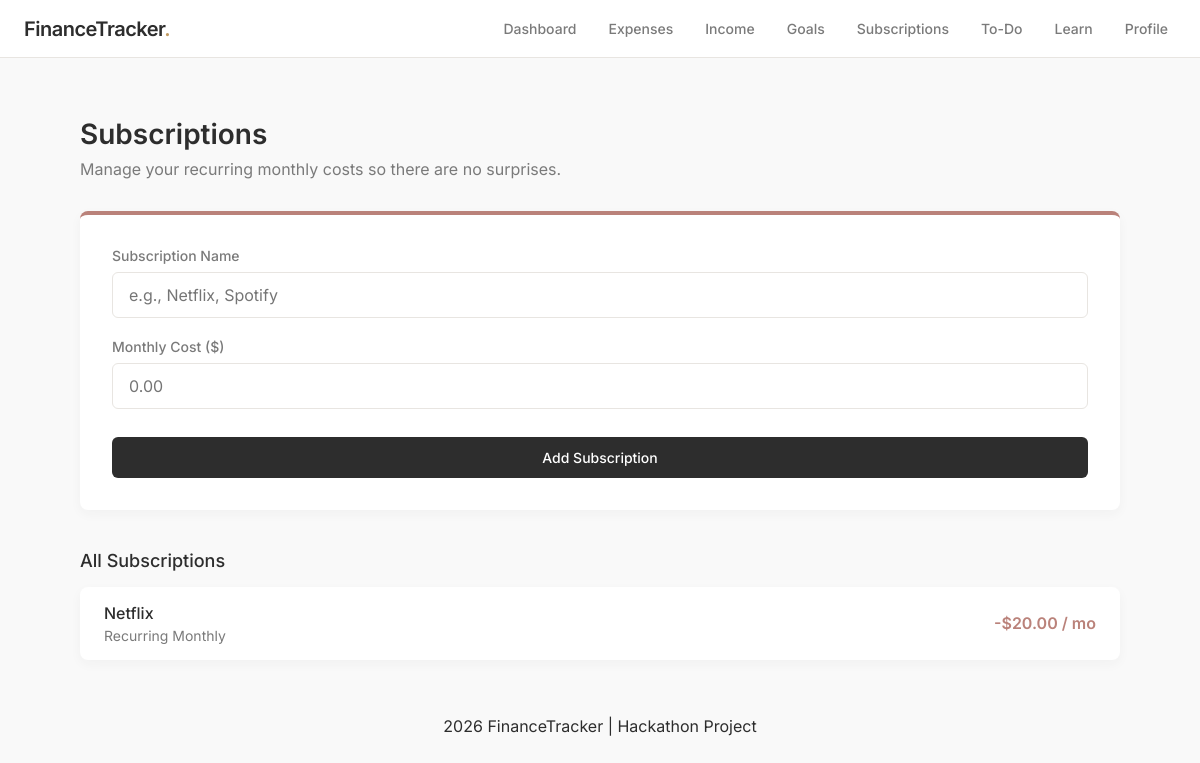
Before: /subscriptions/oleksii with the older database file.
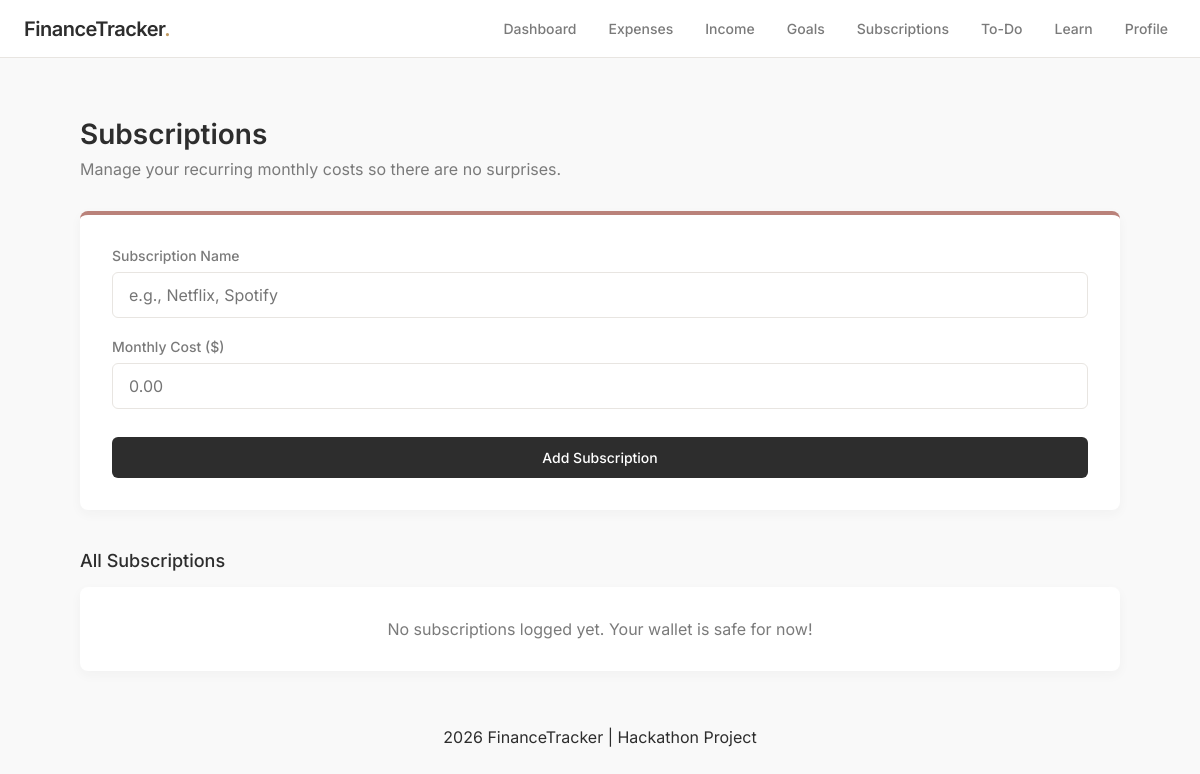
After: the same page with the newer database file.
### tables this page shows
CREATE TABLE subscriptions (
        id INTEGER PRIMARY KEY AUTOINCREMENT,
        user_id INTEGER,
        name TEXT,
        cost REAL
    );

### app.py (the view, shortened to what this page needs)
@app.route("/subscriptions/<username>", methods=["GET", "POST"])
def subscriptions(username):
    user_id = get_user_id(username)
    if not user_id:
        return redirect(url_for("index"))
    conn = get_db()
    data = conn.execute(
        "SELECT * FROM subscriptions WHERE user_id=?",
        (user_id,)
    ).fetchall()
    conn.close()
    return render_template("subscriptions.html", data=data, username=username)

### app.py (called while the page is built)
def get_db():
    conn = sqlite3.connect(DB)
    conn.row_factory = sqlite3.Row
    return conn

def get_user_id(username):
    conn = get_db()
    user = conn.execute(
        "SELECT id FROM users WHERE username=?",
        (username,)
    ).fetchone()
    conn.close()
    return user["id"] if user else None

@app.context_processor
def inject_user():
    username = request.view_args.get("username") if request.view_args else None
    return dict(current_user=username)

### templates/subscriptions.html (shortened to what this page needs)
{% extends "layout.html" %}
{% block navbar %}
    {% include "navbar.html" %}
{% endblock %}
{% block content %}
<div class="container">
    <div class="dashboard-header">
        <h1>Subscriptions</h1>
        <p>Manage your recurring monthly costs so there are no surprises.</p>
    </div>
    <div class="form-card" style="border-top-color: #BA827A;">
        <form method="POST">
            <div class="form-group">
                <label>Subscription Name</label>
                <input type="text" name="name" class="form-control" placeholder="e.g., Netflix, Spotify" required>
            </div>
            <div class="form-group">
                <label>Monthly Cost ($)</label>
                <input type="number" step="0.01" name="cost" class="form-control" placeholder="0.00" required>
            </div>
            <button type="submit" class="btn-primary" style="width: 100%; margin-top: 8px;">Add Subscription</button>
        </form>
    </div>
    <h3 class="section-title">All Subscriptions</h3>
    <div class="transaction-list">
        {% if data %}
            {% for s in data %}
                <div class="transaction-item">
                    <div class="tx-details">
                        <h4>{{ s.name }}</h4>
                        <p>Recurring Monthly</p>
                    </div>
                    <div class="tx-amount" style="color: #BA827A;">
                        -${{ "{:,.2f}".format(s.cost|float) }} / mo
                    </div>
                </div>
            {% endfor %}
        {% else %}
            <div class="empty-state" style="padding: 32px; text-align: center; color: #7A7A7A;">
                No subscriptions logged yet. Your wallet is safe for now!
            </div>
        {% endif %}
    </div>
</div>
{% endblock %}

Changed rows visible on the page:
removed subscriptions: name "Netflix", cost "20.00"
Other visible differences:
text now shown: "No subscriptions logged yet. Your wallet is safe for now!"
